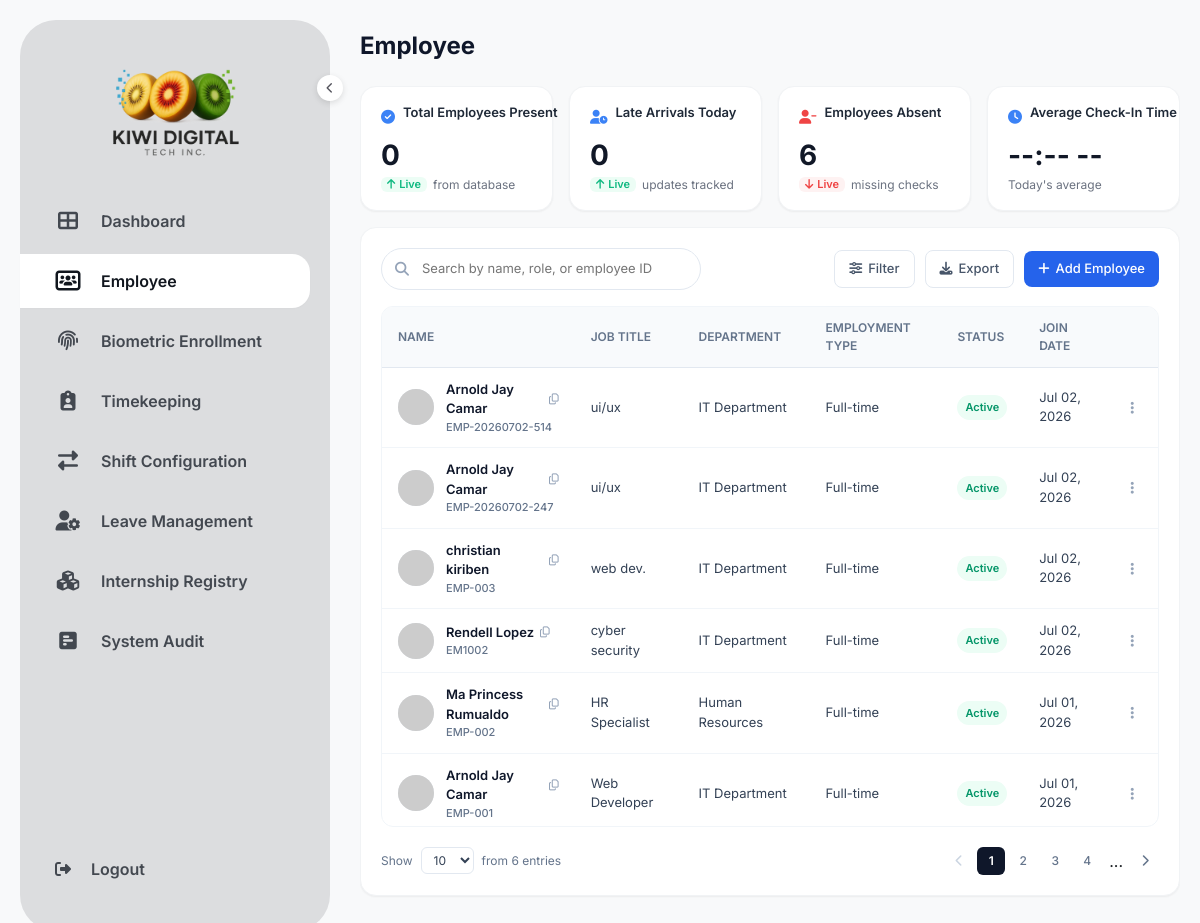
Page /employee.php on the committed database.
### tables this page shows
CREATE TABLE IF NOT EXISTS `employees` (
    `id` INT(11) NOT NULL AUTO_INCREMENT,  
    `employee_id` VARCHAR(50) NOT NULL,
    `name` VARCHAR(100) NOT NULL,
    `email` VARCHAR(100) DEFAULT NULL,
    `department` VARCHAR(100) NOT NULL,
    `position` VARCHAR(100) NOT NULL,
    `biometric_rfid` VARCHAR(255) DEFAULT NULL,
    `status` VARCHAR(50) NOT NULL DEFAULT 'Active',
    `created_at` DATETIME NOT NULL DEFAULT CURRENT_TIMESTAMP,
    PRIMARY KEY (`id`),
    UNIQUE KEY `uq_employee_id` (`employee_id`)
);

### employee.php (the view, shortened to what the rows shown need)
<?php
require_once 'class/Dashboard.php';
require_once 'class/Employee.php';
$database = new Database();
$conn = $database->getConnection();
$dashboard = new Dashboard($conn);
$employeeService = new Employee($conn);
$stats = $dashboard->getTodayStats();
$employees = $employeeService->getAll('', 100, 0);
?>
<!DOCTYPE html>
<html lang="en">
<head>
    <link rel="stylesheet" href="bootstrap-5.3.5-dist/css/bootstrap.min.css">
    <link rel="stylesheet" href="https://cdnjs.cloudflare.com/ajax/libs/font-awesome/6.4.2/css/all.min.css">
</head>
<body>
    <div class="app-container">
        <main class="main-content">
            <div class="dashboard-header-bar">
                <h1 class="dashboard-title">Employee</h1>
            </div>
            <div class="dashboard-row-layout">
                <div class="bottom-content-area">
                    <div class="employee-panel">
                        <div class="custom-table-wrapper">
                            <table class="employee-table">
                                <thead>
                                    <tr>
                                        <th>Name</th>
                                        <th>Job Title</th>
                                        <th>Department</th>
                                        <th>Employment Type</th>
                                        <th>Status</th>
                                        <th>Join Date</th>
                                        <th style="width: 40px;"></th>
                                    </tr>
                                </thead>
                                <tbody id="employee-table-body">
                                    <?php if (!empty($employees)): ?>
                                        <?php foreach ($employees as $emp):
                                            $job_title = !empty($emp['position']) ? $emp['position'] : 'Staff';
                                            $department = !empty($emp['department']) ? $emp['department'] : 'General';
                                            $emp_type = !empty($emp['employment_type']) ? $emp['employment_type'] : 'Full-time';
                                            $status = (isset($emp['status']) && strtolower($emp['status']) === 'inactive') ? 'inactive' : 'active';
                                            $join_date = !empty($emp['created_at']) ? date('M d, Y', strtotime($emp['created_at'])) : date('M d, Y');
                                            $emp_id = !empty($emp['employee_id']) ? $emp['employee_id'] : 'EMP-' . str_pad($emp['id'], 3, '0', STR_PAD_LEFT);
                                        ?>
                                            <tr>
                                                <td>
                                                    <div class="profile-meta-cell">
                                                        <img src="https://ui-avatars.com/api/?name=<?php echo urlencode($emp['name']); ?>&background=cbd5e1&color=334155" class="avatar-image" alt="">
                                                        <div class="profile-identity-info">
                                                            <div class="profile-name-row"><?php echo htmlspecialchars($emp['name']); ?> <i class="fa-regular fa-copy"></i></div>
                                                            <span class="emp-id-sub"><?php echo htmlspecialchars($emp_id); ?></span>
                                                        </div>
                                                    </div>
                                                </td>
                                                <td><?php echo htmlspecialchars($job_title); ?></td>
                                                <td><?php echo htmlspecialchars($department); ?></td>
                                                <td><?php echo htmlspecialchars($emp_type); ?></td>
                                                <td><span class="status-pill <?php echo $status; ?>"><?php echo ucfirst($status); ?></span></td>
                                                <td><?php echo $join_date; ?></td>
                                                <td class="action-dot-menu">
                                                    <div class="dropdown action-dropdown">
                                                        <button class="btn dropdown-toggle" type="button" data-bs-toggle="dropdown" aria-expanded="false">
                                                            <i class="fa-solid fa-ellipsis-vertical"></i>
                                                        </button>
                                                    </div>
                                                </td>
                                            </tr>
                                        <?php endforeach; ?>
                                    <?php else: ?>
                                        <tr><td colspan="7" style="text-align:center; padding: 30px; color:#64748b;">No employees registered in the system.</td></tr>
                                    <?php endif; ?>
                                </tbody>
                            </table>
                        </div>
                    </div>
                </div>
            </div>
        </main>
    </div>
</body>
</html>

### rows in the picture
employees: name "Arnold Jay Camar", employee "EMP-20260702-514", position "ui/ux", department "IT Department", emp_type "Full-time", status "Active", created_at "Jul 02, 2026"
employees: name "Arnold Jay Camar", employee "EMP-20260702-247", position "ui/ux", department "IT Department", emp_type "Full-time", status "Active", created_at "Jul 02, 2026"
employees: name "christian kiriben", employee "EMP-003", position "web dev.", department "IT Department", emp_type "Full-time", status "Active", created_at "Jul 02, 2026"
employees: name "Rendell Lopez", employee "EM1002", position "cyber security", department "IT Department", emp_type "Full-time", status "Active", created_at "Jul 02, 2026"
employees: name "Ma Princess Rumualdo", employee "EMP-002", position "HR Specialist", department "Human Resources", emp_type "Full-time", status "Active", created_at "Jul 01, 2026"
employees: name "Arnold Jay Camar", employee "EMP-001", position "Web Developer", department "IT Department", emp_type "Full-time", status "Active", created_at "Jul 01, 2026"

### other values in the picture
$item['label'] "Dashboard"
$item['label'] "Employee"
$item['label'] "Biometric Enrollment"
$item['label'] "Timekeeping"
$item['label'] "Shift Configuration"
$item['label'] "Leave Management"
$item['label'] "Internship Registry"
$item['label'] "System Audit"
$total_present "0"
$total_late "0"
$total_absent "6"
$avg_check_in "--:-- --"
$total_employees_count "6"
